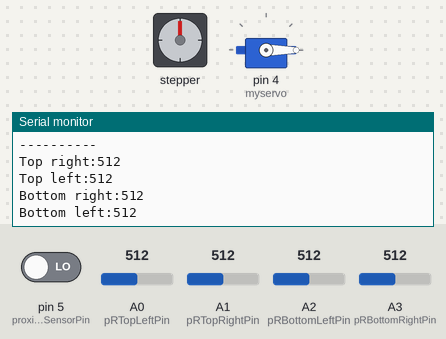
The sketch below on a simulated Arduino Uno, built with avr-gcc and run on an emulated ATmega328P. Shown: stepper motor, servo, the last lines printed to the serial monitor. Wiring (inferred from the names in the program): stepper motor driver (200 steps per turn assumed): step pin 3; direction pin 2. The inputs (shaded band) are chosen by the test bench; at power-on: A0 (pRTopLeftPin) = 512, A2 (pRBottomLeftPin) = 512, A3 (pRBottomRightPin) = 512, pin 5 (proximitySensorPin) LOW, A1 (pRTopRightPin) = 512.

Above: at 1.2 s.
1.3 s: A0 (pRTopLeftPin) set to 485
At 2.8 s:
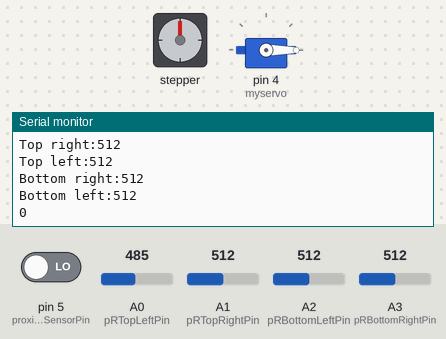
6.6 s: A2 (pRBottomLeftPin) set to 390
At 7.9 s:
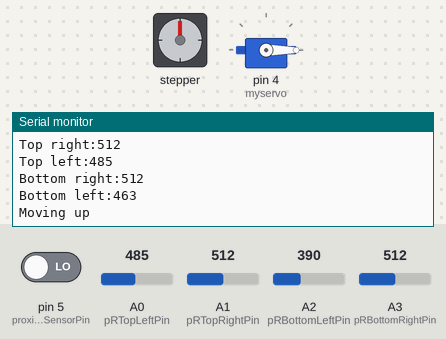
10.6 s: A3 (pRBottomRightPin) set to 716
At 12.0 s:
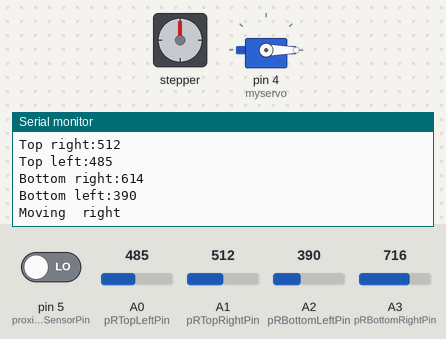
Timing chart, 0 to 13.6 s (numbered marks = the images above; inputs shaded):
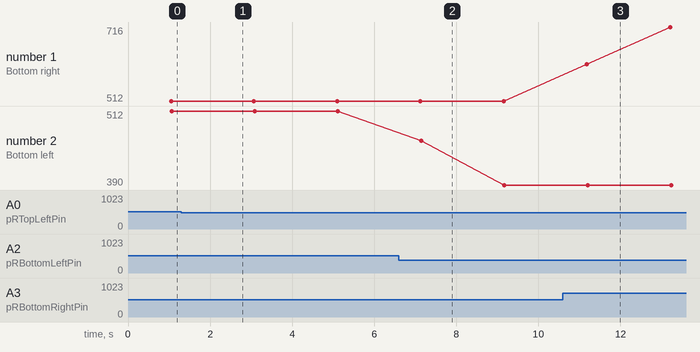

The sketch:

test.ino
```cpp
#include <Servo.h>

const int dirPin = 2;
const int stepPin = 3;
const int maxRotation = 400; //stepsPerRevolution = 400 as we have a 1:2 gear ratio
const int proximitySensorPin = 5;
int proxVal;
int servoPos = 0;
int stepsPos = 0;
bool zeroPosTouched = false;
String debug = "Did not touch";
//From the front photoresistors
const int pRTopRightPin = A1; // Photoresistor at Arduino analog pin A0 BLUE - top right
const int pRTopLeftPin = A0; // Photoresistor at Arduino analog pin A1 GREEN - top left
const int pRBottomRightPin = A3; // Photoresistor at Arduino analog pin A0 GREY - bottom right
const int pRBottomLeftPin = A2; // Photoresistor at Arduino analog pin A1 PURPLE - bottom left
int topRightResVal;
int topLeftResVal;
int bottomRightResVal;
int bottomLeftResVal;
int photoOffset = 5;
Servo myservo;
int servoStepSize = 1;
int servoMaxPos = 45;
int servoCurPos = 0;


void setup() {
  myservo.attach(4);
  myservo.write(0);
  Serial.begin(9600);
  pinMode(proximitySensorPin, INPUT);
  pinMode(dirPin, OUTPUT);
  pinMode(stepPin, OUTPUT);
  digitalWrite(dirPin, HIGH);

}

void loop() {
  // put your main code here, to run repeatedly:
  int val = digitalRead(proximitySensorPin);
  Serial.println(val);
  topRightResVal = 0;
  topLeftResVal = 0;
  bottomRightResVal = 0;
  bottomLeftResVal = 0;
  int divider = 10;
  for (int i = 0; i < divider; i++) {
    topRightResVal += analogRead(pRTopRightPin);
    topLeftResVal += analogRead(pRTopLeftPin);
    bottomRightResVal += analogRead(pRBottomRightPin);
    bottomLeftResVal += analogRead(pRBottomLeftPin);
    delay(100);
  }
  topRightResVal = topRightResVal/divider;
  topLeftResVal = topLeftResVal/divider;
  bottomRightResVal = bottomRightResVal/divider;
  bottomLeftResVal = bottomLeftResVal/divider;
  Serial.println("\n----------");
  Serial.print("Top right:");
  Serial.println(topRightResVal);
  Serial.print("Top left:");
  Serial.println(topLeftResVal);
  Serial.print("Bottom right:");
  Serial.println(bottomRightResVal);
  Serial.print("Bottom left:");
  Serial.println(bottomLeftResVal);
  int bottomVal = bottomLeftResVal + bottomRightResVal;
  int topVal = topLeftResVal + topRightResVal;
  int rightVal = topRightResVal + bottomRightResVal;
  int leftVal = topLeftResVal + bottomLeftResVal;

  if (bottomVal + (photoOffset * 3) < topVal) {
    //move up
    Serial.println("Moving up");
    //up();
  }
  else if (topVal + (photoOffset * 3) < bottomVal && (servoCurPos - servoStepSize < 0)) {
    //move down
    Serial.println("Moving down");
    //down();

  }
  else if (leftVal + (photoOffset * 3) < rightVal) {
    //move right
    Serial.println("Moving  right");
    //right(5);
  }
  else if (rightVal + (photoOffset * 3) < leftVal) {
    //move left
    Serial.println("Moving left");
    ///left(5);
  }
  else {
    if (topLeftResVal > (topRightResVal + photoOffset) && bottomLeftResVal > (bottomRightResVal + photoOffset)) {
      //move to the left
      Serial.println("Moving left");
      //left(5);
    } else if (topRightResVal > (topLeftResVal + photoOffset) && bottomRightResVal > (bottomLeftResVal + photoOffset)) {
      Serial.println("Moving right");
      //move to the right
      //right(5);
    }
    if (topLeftResVal > (bottomLeftResVal + photoOffset) && topRightResVal > (bottomRightResVal + photoOffset)) {
      //move up
      Serial.println("Moving up");
      //moveUp();
    } else if (bottomLeftResVal > (topLeftResVal + photoOffset) && bottomRightResVal > (topRightResVal + photoOffset)) {
      //move down
      Serial.println("Moving down");
      //moveDown();
    }
  }
  delay(1000);
}

void resetTo0() {
  Serial.println("Resetting to 0 position");
  digitalWrite(dirPin, LOW);
  while (digitalRead(proximitySensorPin) != 0) {
    Serial.println("Not touched");
    digitalWrite(stepPin, HIGH);
    delay(5);
    digitalWrite(stepPin, LOW);
    delay(5);
  }
  Serial.println("Moving another 100 steps");
  delay(1000);
  for (int x = 0; x < 100; x++) { //move another 100 steps past the sensor
    digitalWrite(stepPin, HIGH);
    delay(5);
    digitalWrite(stepPin, LOW);
    delay(5);
  }
  stepsPos = 0;
}

void left(int steps) {
  Serial.println("Moving to the left");
  if (stepsPos + steps < maxRotation) { //no problem, move as normal
    digitalWrite(dirPin, HIGH); // HIGH = left (counterclockwise), LOW = right (clockwise) with black towards power of the motor
    for (int x = 0; x < steps; x++) {
      digitalWrite(stepPin, HIGH);
      delay(5);
      digitalWrite(stepPin, LOW);
      delay(5);
    }
    stepsPos += steps;
  } else { //move back to 0 position before doing anything else
    Serial.println("Move back to 0 position before doing anything else");
    resetTo0();
  }
}

void right(int steps) {
  Serial.println("Moving to the right");
  if (stepsPos - steps > 0) { //no problem, move as normal
    digitalWrite(dirPin, LOW); // HIGH = left (counterclockwise), LOW = right (clockwise) with black towards power of the motor
    for (int x = 0; x < steps; x++) {
      digitalWrite(stepPin, HIGH);
      delay(5);
      digitalWrite(stepPin, LOW);
      delay(5);
    }
    stepsPos -= steps;
  } else {
    Serial.println("Move to max position before doing anything else");
    digitalWrite(dirPin, HIGH);
    for (int x = 0; x < maxRotation; x++) {
      digitalWrite(stepPin, HIGH);
      delay(5);
      digitalWrite(stepPin, LOW);
      delay(5);
    }
    stepsPos = maxRotation;
  }
}

void up() {
  if (servoCurPos + servoStepSize >= servoMaxPos) {
    Serial.println("Currently at max pos, not moving up, turning around instead");
    delay(2000);
    if (stepsPos + (maxRotation / 2) <= maxRotation) {
      left(maxRotation / 2);
    } else if (stepsPos - (maxRotation / 2) >= 0) {
      right(maxRotation / 2);
    } else {
      Serial.println("Should never happen");
    }
  }
  else {
    Serial.println("Moving up");
    servoCurPos += servoStepSize ;
    myservo.write(servoCurPos);
  }
}
void down() {
  if (servoCurPos - servoStepSize < 0) {
    Serial.println("Currently at 0 pos, not moving down");
  }
  else {
    Serial.println("Moving down");
    servoCurPos -= servoStepSize ;
    myservo.write(servoCurPos);
  }
}
```

Measured:
- the behaviour switches between 497 and 496 on A0 (pRTopLeftPin) (found by bisection; images 0 and 1)
- after the input at 6.6 s, the serial monitor: prints a new line after 0.55 s (image 2)
- after the input at 10.6 s, the serial monitor: prints a new line after 0.58 s (image 3)
- plotted number 1: 512 → 716 after the input at 10.6 s
- plotted number 2: 512 → 390 after the input at 6.6 s
